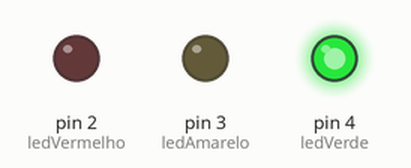
Recording of a sketch running on a simulated Arduino Uno, built with avr-gcc and run on an emulated ATmega328P. Shown: output pins drawn as LEDs (lit = HIGH).

Above: at 2.0 s.
At 5.5 s:
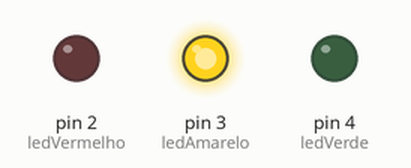
At 9.5 s:
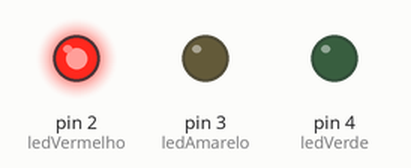
Timing chart, 0 to 15.6 s (numbered marks = the images above):
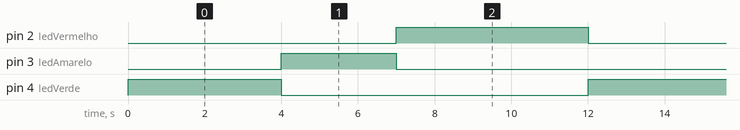

The sketch:

Semaforo_01.ino
```cpp
                    /* VARIAVEIS */

int ledVermelho = 2;
int ledVerde = 4;
int ledAmarelo = 3;

void setup() {
  /* DECLARANDO ELAS COM A FUNÇÃO 'pinMode', colocando nome das mesmas */
  pinMode (ledVermelho, OUTPUT);
  pinMode (ledVerde, OUTPUT);
  pinMode (ledAmarelo, OUTPUT);
  }

void loop() {
  /* NOSSO PROJETO - 29/02/24 */
  digitalWrite (ledVerde, HIGH);
  delay(4000);
  digitalWrite (ledVerde, LOW);
  digitalWrite (ledAmarelo, HIGH);
  delay (3000);
  digitalWrite (ledAmarelo, LOW);
  digitalWrite (ledVermelho, HIGH);
  delay(5000);
  digitalWrite (ledVermelho, LOW);
  }
```

Measured:
- by itself, pin 2 (ledVermelho): alternates HIGH for 5.0 s and LOW for 7.0 s
- by itself, pin 3 (ledAmarelo): alternates HIGH for 3.0 s and LOW for 9.0 s
- by itself, pin 4 (ledVerde): alternates HIGH for 4.0 s and LOW for 8.0 s
